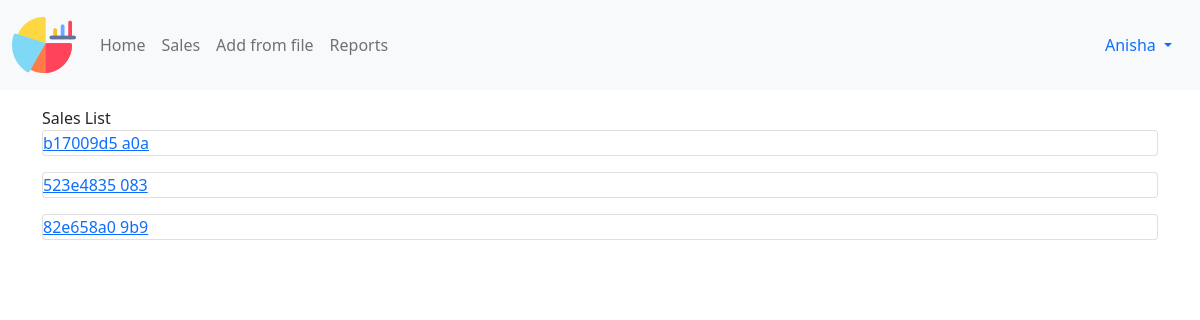
The app's page /sales/ (signed in) with its own data.
### sales/models.py (models this page shows, shortened)
class Sale(models.Model):
    transaction_id = models.CharField(max_length=100,blank=True)
    positions = models.ManyToManyField(Position)
    total = models.FloatField(blank=True,null=True)
    customer = models.ForeignKey(Customer, on_delete=models.CASCADE)
    salesman = models.ForeignKey(Profiles, on_delete=models.CASCADE)
    created = models.DateTimeField(blank=True)
    updated = models.DateTimeField(auto_now=True)
    def get_absolute_url(self):
        return reverse("sales:detail", kwargs={"pk": self.pk})

### sales/views.py (the view)
# urls.py: path('sales/',SalesListView.as_view(),name='list'),
class SalesListView(ListView):
    model = Sale
    template_name = 'sales/main.html'
    context_object_name ='SalesList'

### sales/templates/sales/main.html (shortened to what this page needs)
{% extends "layout.html" %}
{% block content %}
Sales List
<br>
{% for sales in SalesList %}
<div class="card mb-3">
    <a href="{{sales.get_absolute_url}}">{{sales.transaction_id}}</a>
</div>
{% endfor %}
{% endblock content %}

### templates/navbar.html (shortened to what this page needs)
{% load static %}
<nav class="navbar navbar-expand-lg navbar-light bg-light">
  <div class="container-fluid">
    <a class="navbar-brand" href=""><img src="{% static 'favicon.ico' %}" class="logo-sm"></a>
    <div class="collapse navbar-collapse" id="navbarNav">
      <ul class="navbar-nav">
        <li class="nav-item">
          <a class="nav-link" href="">Home</a>
        </li>
        <li class="nav-item">
          <a class="nav-link" href="">Sales</a>
        </li>
        <li class="nav-item">
          <a class="nav-link" href="">Add from file</a>
        </li>
        <li class="nav-item">
          <a class="nav-link" href="">Reports</a>
        </li>
      </ul>
    </div>
    {% if request.user.is_authenticated %}
      <div class="nav-item dropdown">
        <div class="nav-link dropdown-toggle" id="navbarDropdownMenuLink" role="button" data-bs-toggle="dropdown" aria-expanded="false">
          <img src="" class="">&nbsp;{{request.user}}
        </div>
      </div>
    {% endif %}
  </div>
</nav>

### records on screen
Sale: transaction_id "b17009d5 a0a"
Sale: transaction_id "523e4835 083"
Sale: transaction_id "82e658a0 9b9"

### other values on screen
{{ request.user }} "Anisha"
